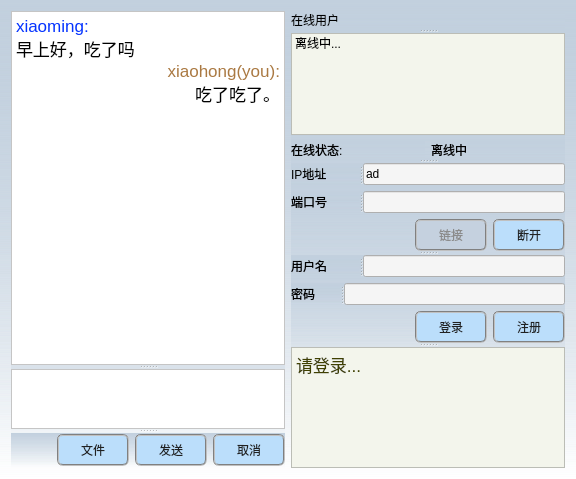
<?xml version="1.0" encoding="UTF-8"?>
<ui version="4.0">
 <class>QtClientDialog::QtClientDialog</class>
 <widget class="QDialog" name="QtClientDialog::QtClientDialog">
  <property name="geometry">
   <rect>
    <x>0</x>
    <y>0</y>
    <width>576</width>
    <height>479</height>
   </rect>
  </property>
  <property name="windowTitle">
   <string>QtClientDialog</string>
  </property>
  <property name="styleSheet">
   <string notr="true">background-color: #c2d0de;
background-color: qlineargradient(spread:pad, x1:0, y1:0, x2:0, y2:1, stop:0 rgba(194,208,222, 255), stop:1 rgba(255, 255, 255, 0));</string>
  </property>
  <layout class="QGridLayout" name="gridLayout">
   <item row="0" column="0">
    <widget class="QSplitter" name="splitter_2">
     <property name="orientation">
      <enum>Qt::Vertical</enum>
     </property>
     <widget class="QSplitter" name="splitter">
      <property name="orientation">
       <enum>Qt::Vertical</enum>
      </property>
      <widget class="QTextBrowser" name="DisplayEdit">
       <property name="enabled">
        <bool>true</bool>
       </property>
       <property name="sizePolicy">
        <sizepolicy hsizetype="Expanding" vsizetype="MinimumExpanding">
         <horstretch>0</horstretch>
         <verstretch>1</verstretch>
        </sizepolicy>
       </property>
       <property name="contextMenuPolicy">
        <enum>Qt::NoContextMenu</enum>
       </property>
       <property name="styleSheet">
        <string notr="true">background-color: #FFFFFF;
color:#000000;</string>
       </property>
       <property name="html">
        <string>&lt;!DOCTYPE HTML PUBLIC &quot;-//W3C//DTD HTML 4.0//EN&quot; &quot;http://www.w3.org/TR/REC-html40/strict.dtd&quot;&gt;
&lt;html&gt;&lt;head&gt;&lt;meta name=&quot;qrichtext&quot; content=&quot;1&quot; /&gt;&lt;style type=&quot;text/css&quot;&gt;
p, li { white-space: pre-wrap; }
&lt;/style&gt;&lt;/head&gt;&lt;body style=&quot; font-family:'.AppleSystemUIFont'; font-size:13pt; font-weight:400; font-style:normal;&quot;&gt;
&lt;p style=&quot; margin-top:0px; margin-bottom:0px; margin-left:0px; margin-right:0px; -qt-block-indent:0; text-indent:0px;&quot;&gt;&lt;span style=&quot; color:#0433ff;&quot;&gt;xiaoming:&lt;/span&gt;&lt;/p&gt;
&lt;p style=&quot; margin-top:0px; margin-bottom:0px; margin-left:0px; margin-right:0px; -qt-block-indent:0; text-indent:0px;&quot;&gt;&lt;span style=&quot; color:#000000;&quot;&gt;早上好，吃了吗&lt;/span&gt;&lt;/p&gt;
&lt;p align=&quot;right&quot; style=&quot; margin-top:0px; margin-bottom:0px; margin-left:0px; margin-right:0px; -qt-block-indent:0; text-indent:0px;&quot;&gt;&lt;span style=&quot; color:#aa7942;&quot;&gt;xiaohong(you):&lt;/span&gt;&lt;/p&gt;
&lt;p align=&quot;right&quot; style=&quot; margin-top:0px; margin-bottom:0px; margin-left:0px; margin-right:0px; -qt-block-indent:0; text-indent:0px;&quot;&gt;&lt;span style=&quot; color:#000000;&quot;&gt;吃了吃了。&lt;/span&gt;&lt;/p&gt;&lt;/body&gt;&lt;/html&gt;</string>
       </property>
      </widget>
      <widget class="QPlainTextEdit" name="InputEdit">
       <property name="sizePolicy">
        <sizepolicy hsizetype="Expanding" vsizetype="Maximum">
         <horstretch>0</horstretch>
         <verstretch>1</verstretch>
        </sizepolicy>
       </property>
       <property name="maximumSize">
        <size>
         <width>16777215</width>
         <height>60</height>
        </size>
       </property>
       <property name="baseSize">
        <size>
         <width>0</width>
         <height>30</height>
        </size>
       </property>
       <property name="styleSheet">
        <string notr="true">background-color: #FFFFFF;
color:#000000;</string>
       </property>
       <property name="plainText">
        <string/>
       </property>
      </widget>
     </widget>
     <widget class="QWidget" name="layoutWidget">
      <layout class="QHBoxLayout" name="ButtonGroup">
       <item>
        <spacer name="horizontalSpacer">
         <property name="orientation">
          <enum>Qt::Horizontal</enum>
         </property>
         <property name="sizeHint" stdset="0">
          <size>
           <width>40</width>
           <height>20</height>
          </size>
         </property>
        </spacer>
       </item>
       <item>
        <widget class="QPushButton" name="ButtonFile">
         <property name="styleSheet">
          <string notr="true">background-color: #BBDEFB;
color:#212121;
border:2px groove gray;
border-radius:6px;
padding:5px 22px;</string>
         </property>
         <property name="text">
          <string>文件</string>
         </property>
        </widget>
       </item>
       <item>
        <widget class="QPushButton" name="ButtonSend">
         <property name="styleSheet">
          <string notr="true">background-color: #BBDEFB;
color:#212121;
border:2px groove gray;
border-radius:6px;
padding:5px 22px;</string>
         </property>
         <property name="text">
          <string>发送</string>
         </property>
        </widget>
       </item>
       <item>
        <widget class="QPushButton" name="ButtonCancle">
         <property name="styleSheet">
          <string notr="true">background-color: #BBDEFB;
color:#212121;
border:2px groove gray;
border-radius:6px;
padding:5px 22px;</string>
         </property>
         <property name="text">
          <string>取消</string>
         </property>
        </widget>
       </item>
      </layout>
     </widget>
    </widget>
   </item>
   <item row="0" column="1">
    <widget class="QSplitter" name="splitter_3">
     <property name="orientation">
      <enum>Qt::Vertical</enum>
     </property>
     <widget class="QWidget" name="layoutWidget">
      <layout class="QVBoxLayout" name="verticalLayout">
       <item>
        <widget class="QSplitter" name="UserListGroup">
         <property name="orientation">
          <enum>Qt::Vertical</enum>
         </property>
         <widget class="QLabel" name="label_5">
          <property name="text">
           <string>在线用户</string>
          </property>
         </widget>
         <widget class="QListWidget" name="ClientListWidget">
          <property name="styleSheet">
           <string notr="true">background-color:#f3f5ec;
color: rgb(0, 0, 0);</string>
          </property>
          <item>
           <property name="text">
            <string>离线中...</string>
           </property>
           <property name="background">
            <brush brushstyle="NoBrush">
             <color alpha="255">
              <red>108</red>
              <green>255</green>
              <blue>145</blue>
             </color>
            </brush>
           </property>
          </item>
         </widget>
        </widget>
       </item>
       <item>
        <layout class="QHBoxLayout" name="UserState">
         <item>
          <widget class="QLabel" name="label_6">
           <property name="styleSheet">
            <string notr="true"/>
           </property>
           <property name="text">
            <string>在线状态:</string>
           </property>
          </widget>
         </item>
         <item>
          <widget class="QLabel" name="LabelUserState">
           <property name="styleSheet">
            <string notr="true">background-color: rgb(245,245,245);\ncolor:rgb(0,0,0);</string>
           </property>
           <property name="text">
            <string>离线中</string>
           </property>
          </widget>
         </item>
        </layout>
       </item>
      </layout>
     </widget>
     <widget class="QWidget" name="layoutWidget">
      <layout class="QVBoxLayout" name="verticalLayout_2">
       <item>
        <widget class="QSplitter" name="IP">
         <property name="orientation">
          <enum>Qt::Horizontal</enum>
         </property>
         <widget class="QLabel" name="label_3">
          <property name="text">
           <string>IP地址</string>
          </property>
          <property name="buddy">
           <cstring>IPEdit</cstring>
          </property>
         </widget>
         <widget class="QLineEdit" name="IPEdit">
          <property name="styleSheet">
           <string notr="true">background-color: rgb(245,245,245);
color:rgb(0,0,0);</string>
          </property>
          <property name="text">
           <string>ad</string>
          </property>
         </widget>
        </widget>
       </item>
       <item>
        <widget class="QSplitter" name="Port">
         <property name="orientation">
          <enum>Qt::Horizontal</enum>
         </property>
         <widget class="QLabel" name="label_4">
          <property name="text">
           <string>端口号</string>
          </property>
          <property name="buddy">
           <cstring>PortEdit</cstring>
          </property>
         </widget>
         <widget class="QLineEdit" name="PortEdit">
          <property name="styleSheet">
           <string notr="true">background-color: rgb(245,245,245);
color:rgb(0,0,0);</string>
          </property>
         </widget>
        </widget>
       </item>
       <item>
        <layout class="QHBoxLayout" name="ButtonGroup2">
         <item>
          <spacer name="horizontalSpacer_2">
           <property name="orientation">
            <enum>Qt::Horizontal</enum>
           </property>
           <property name="sizeHint" stdset="0">
            <size>
             <width>40</width>
             <height>20</height>
            </size>
           </property>
          </spacer>
         </item>
         <item>
          <widget class="QPushButton" name="ButtonLink">
           <property name="layoutDirection">
            <enum>Qt::LeftToRight</enum>
           </property>
           <property name="styleSheet">
            <string notr="true">background-color: #C5D1DF;
color:#8b8b8b;
border:2px groove gray;
border-radius:6px;
padding:5px 22px;</string>
           </property>
           <property name="text">
            <string>链接</string>
           </property>
           <property name="checkable">
            <bool>false</bool>
           </property>
          </widget>
         </item>
         <item>
          <widget class="QPushButton" name="ButtonShutdown">
           <property name="styleSheet">
            <string notr="true">background-color: #BBDEFB;
color:#212121;
border:2px groove gray;
border-radius:6px;
padding:5px 22px;</string>
           </property>
           <property name="text">
            <string>断开</string>
           </property>
          </widget>
         </item>
        </layout>
       </item>
      </layout>
     </widget>
     <widget class="QWidget" name="layoutWidget">
      <layout class="QVBoxLayout" name="verticalLayout_3">
       <item>
        <widget class="QSplitter" name="Username">
         <property name="orientation">
          <enum>Qt::Horizontal</enum>
         </property>
         <widget class="QLabel" name="label">
          <property name="text">
           <string>用户名</string>
          </property>
          <property name="buddy">
           <cstring>UsernameEdit</cstring>
          </property>
         </widget>
         <widget class="QLineEdit" name="UsernameEdit">
          <property name="styleSheet">
           <string notr="true">background-color: rgb(245,245,245);
color:rgb(0,0,0);</string>
          </property>
         </widget>
        </widget>
       </item>
       <item>
        <widget class="QSplitter" name="Password">
         <property name="orientation">
          <enum>Qt::Horizontal</enum>
         </property>
         <widget class="QLabel" name="label_2">
          <property name="text">
           <string>密码</string>
          </property>
          <property name="buddy">
           <cstring>PasswordEdit</cstring>
          </property>
         </widget>
         <widget class="QLineEdit" name="PasswordEdit">
          <property name="styleSheet">
           <string notr="true">background-color: rgb(245,245,245);
color:rgb(0,0,0);</string>
          </property>
          <property name="echoMode">
           <enum>QLineEdit::Password</enum>
          </property>
         </widget>
        </widget>
       </item>
       <item>
        <layout class="QHBoxLayout" name="ButtonGroup2_2">
         <item>
          <spacer name="horizontalSpacer_3">
           <property name="orientation">
            <enum>Qt::Horizontal</enum>
           </property>
           <property name="sizeHint" stdset="0">
            <size>
             <width>40</width>
             <height>20</height>
            </size>
           </property>
          </spacer>
         </item>
         <item>
          <widget class="QPushButton" name="ButtonLogin">
           <property name="styleSheet">
            <string notr="true">background-color: #BBDEFB;
color:#212121;
border:2px groove gray;
border-radius:6px;
padding:5px 22px;</string>
           </property>
           <property name="text">
            <string>登录</string>
           </property>
          </widget>
         </item>
         <item>
          <widget class="QPushButton" name="ButtonRegister">
           <property name="styleSheet">
            <string notr="true">background-color: #BBDEFB;
color:#212121;
border:2px groove gray;
border-radius:6px;
padding:5px 22px;</string>
           </property>
           <property name="text">
            <string>注册</string>
           </property>
          </widget>
         </item>
        </layout>
       </item>
      </layout>
     </widget>
     <widget class="QTextBrowser" name="HintBrowser">
      <property name="sizePolicy">
       <sizepolicy hsizetype="Expanding" vsizetype="Maximum">
        <horstretch>0</horstretch>
        <verstretch>0</verstretch>
       </sizepolicy>
      </property>
      <property name="minimumSize">
       <size>
        <width>0</width>
        <height>40</height>
       </size>
      </property>
      <property name="styleSheet">
       <string notr="true">color:rgb(64,65,1);
background-color: rgb(243,245,236);</string>
      </property>
      <property name="html">
       <string>&lt;!DOCTYPE HTML PUBLIC &quot;-//W3C//DTD HTML 4.0//EN&quot; &quot;http://www.w3.org/TR/REC-html40/strict.dtd&quot;&gt;
&lt;html&gt;&lt;head&gt;&lt;meta name=&quot;qrichtext&quot; content=&quot;1&quot; /&gt;&lt;style type=&quot;text/css&quot;&gt;
p, li { white-space: pre-wrap; }
&lt;/style&gt;&lt;/head&gt;&lt;body style=&quot; font-family:'.AppleSystemUIFont'; font-size:13pt; font-weight:400; font-style:normal;&quot;&gt;
&lt;p style=&quot; margin-top:0px; margin-bottom:0px; margin-left:0px; margin-right:0px; -qt-block-indent:0; text-indent:0px;&quot;&gt;请登录...&lt;/p&gt;&lt;/body&gt;&lt;/html&gt;</string>
      </property>
     </widget>
    </widget>
   </item>
  </layout>
 </widget>
 <tabstops>
  <tabstop>IPEdit</tabstop>
  <tabstop>PortEdit</tabstop>
  <tabstop>UsernameEdit</tabstop>
  <tabstop>PasswordEdit</tabstop>
  <tabstop>ButtonLink</tabstop>
  <tabstop>ButtonShutdown</tabstop>
  <tabstop>ButtonLogin</tabstop>
  <tabstop>ButtonRegister</tabstop>
  <tabstop>InputEdit</tabstop>
  <tabstop>ButtonSend</tabstop>
  <tabstop>ButtonCancle</tabstop>
  <tabstop>HintBrowser</tabstop>
  <tabstop>ClientListWidget</tabstop>
  <tabstop>DisplayEdit</tabstop>
 </tabstops>
 <resources>
  <include location="D:/learn/Internet Application Design code/TeamCode/lmlui/bgp.qrc"/>
 </resources>
 <connections/>
</ui>
